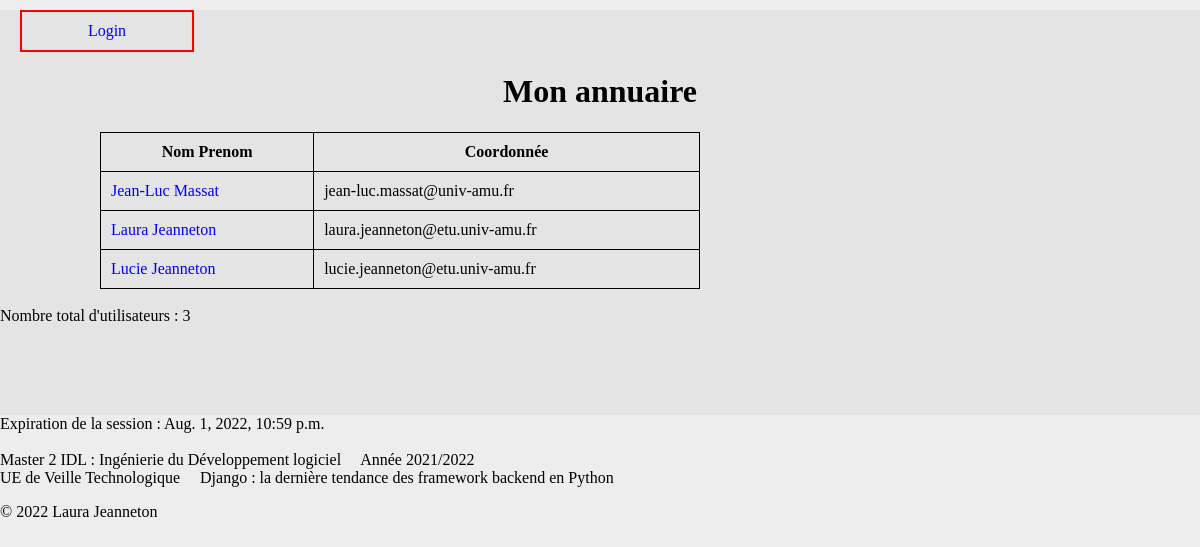
The page /repertoire/ on the database as committed earlier.
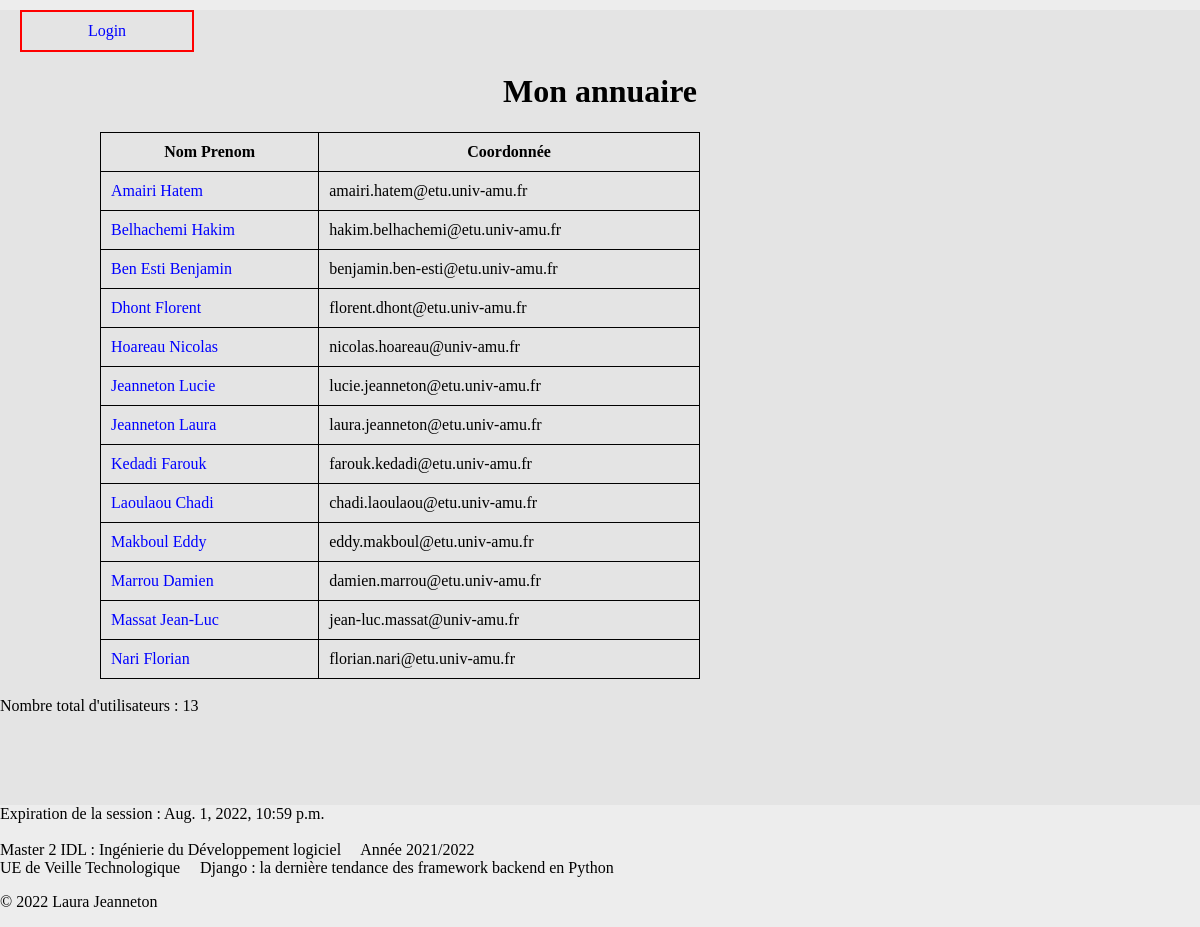
The same page on the database as committed later.
### repertoire/models.py (models this page shows, shortened)
class Contact(models.Model):
    id = models.AutoField(primary_key=True)
    nom = models.CharField(max_length=20, null=False)
    prenom = models.CharField(max_length=30, null=False)
    email=models.CharField(max_length=50, null=True)
    class Meta:
        ordering = ['nom','-prenom']
    def get_absolute_url(self):
        return reverse('details', args=[str(self.id)])

### repertoire/views.py (the view)
# urls.py: path('',views.home,name='home'),
def home(request):
    nb_users = Contact.objects.all().count()
    all_users = Contact.objects.all()
    expiration_date = request.session.get_expiry_date()
    context = {
        'nb_users' : nb_users,
        'all_users' : all_users,
        'expiration_date':expiration_date
    }
    return render(request,'home.html',context=context)

### templates/home.html (shortened to what this page needs)
<!DOCTYPE html>
<html lang="en" dir="ltr">
  <head>
    {% load static %}
<link rel="stylesheet" type="text/css" href="{% static 'css/style.css' %}">
  </head>
  <body>
    <div class="user">
      {% if user.is_authenticated %}
      Utilisateur : {{ user.get_username }}<br>
      <a href="{% url 'logout'%}?next={{request.path}}">Logout</a><br>
    {% else %}
      <a href="{% url 'login'%}?next={{request.path}}">Login</a>
    {% endif %}
    </div>
    <h1> <center>Mon annuaire</center> </h1>
<table>
   <tr>
       <th>Nom Prenom</th>
       <th>Coordonnée</th>
   </tr>
{% for book in all_users %}
    <tr>
          <td>  <a href="{{ book.get_absolute_url }}">{{ book.nom }} {{book.prenom}}</a> </td>
          <td>{{ book.email }}</td>
      </tr>
   {% endfor %}
   </table>
<br>
   Nombre total d'utilisateurs :  {{nb_users}}
<br><br><br><br><br><br>
  </body>
  <footer>
    Expiration de la session : {{expiration_date}}
    <br><br>
    Master 2 IDL : Ingénierie du Développement logiciel  &nbsp;&nbsp;&nbsp;
    Année 2021/2022<br>
    UE de Veille Technologique &nbsp;&nbsp;&nbsp;
    Django : la dernière tendance des framework backend en Python
        <p>© 2022 Laura Jeanneton</p>
    </footer>
</html>

### repertoire/static/css/style.css (style rules this page uses)
html, body { margin: 0; padding: 0; background-color: rgba(220, 220, 220, 0.5); }
table { border-collapse: collapse; width:50%; margin-left: 100px; }
tr,th,td { border: 1px solid black; padding : 10px 10px 10px 10px; }
footer { left: 15; position:absolute; }
a:link { text-decoration: none; color: blue; }
.user { margin-left : 20px; padding : 10px 10px 10px 10px; width: 150px; border: 2px solid red; text-align: center; margin-top: 10px; }

Rows that differ between the two databases and show on the page:
added Contact: nom "Amairi", prenom "Hatem", email "amairi.hatem@etu.univ-amu.fr"
added Contact: nom "Belhachemi", prenom "Hakim", email "hakim.belhachemi@etu.univ-amu.fr"
added Contact: nom "Ben Esti", prenom "Benjamin", email "benjamin.ben-esti@etu.univ-amu.fr"
added Contact: nom "Dhont", prenom "Florent", email "florent.dhont@etu.univ-amu.fr"
added Contact: nom "Hoareau", prenom "Nicolas", email "nicolas.hoareau@univ-amu.fr"
changed Contact "Lucie": nom "Lucie" → "Jeanneton"; prenom "Jeanneton" → "Lucie"; moves up the list
changed Contact "Laura": nom "Laura" → "Jeanneton"; prenom "Jeanneton" → "Laura"; moves down the list
added Contact: nom "Kedadi", prenom "Farouk", email "farouk.kedadi@etu.univ-amu.fr"
added Contact: nom "Laoulaou", prenom "Chadi", email "chadi.laoulaou@etu.univ-amu.fr"
added Contact: nom "Makboul", prenom "Eddy", email "eddy.makboul@etu.univ-amu.fr"
added Contact: nom "Marrou", prenom "Damien", email "damien.marrou@etu.univ-amu.fr"
changed Contact "Massat": nom "Jean-Luc" → "Massat"; prenom "Massat" → "Jean-Luc"
added Contact: nom "Nari", prenom "Florian", email "florian.nari@etu.univ-amu.fr"
Other text that changed with them:
{{ nb_users }}: "3" → "13"
